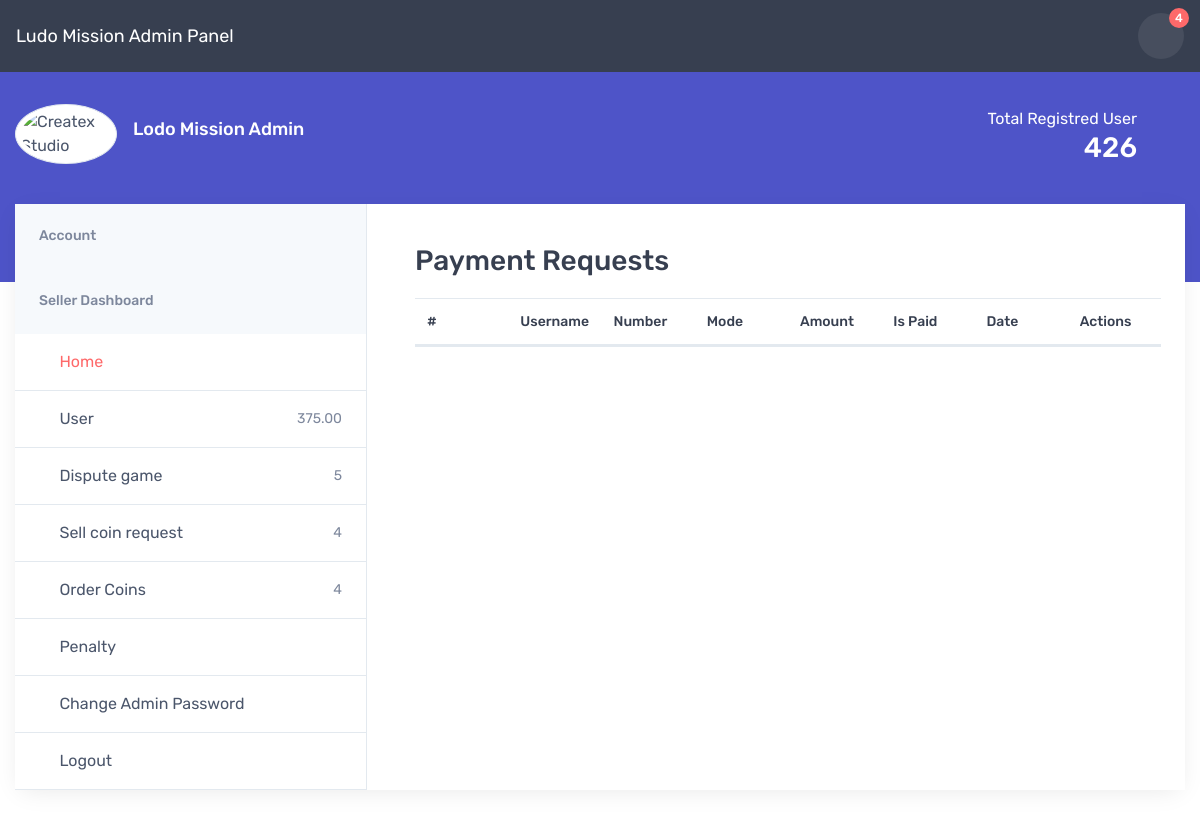
Page /paneladmin/sellcoinsrequest/ on the earlier database version.
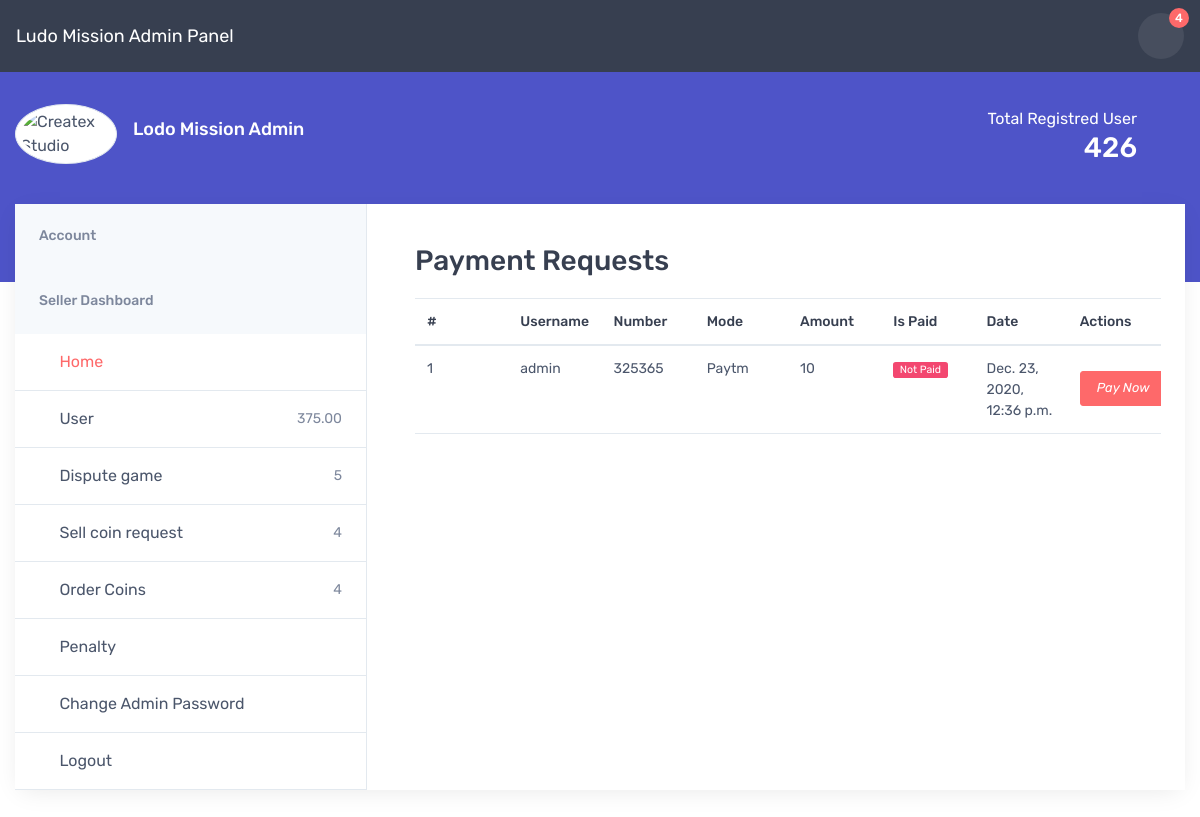
Same page on the later database version.
### transaction/models.py (models this page shows)
class SellCoins(models.Model):
    user = models.ForeignKey(User, related_name="SellCoins" , on_delete=models.CASCADE)
    amount = models.IntegerField(default=0)
    payment_mode = models.CharField(max_length=100 , default="Paytm")
    number = models.CharField(max_length=100)
    is_paid = models.BooleanField(default=False)
    trasaction_id = models.CharField(max_length=100)
    created_at = models.DateTimeField(auto_now=True)

### adminpanel/views.py (the view)
# urls.py: path('sellcoinsrequest/' , sellcoinsrequest , name="sellcoinsrequest"),
def sellcoinsrequest(request):
    objects = SellCoins.objects.all()
    paginator  = Paginator(objects, 2)
    page  = request.GET.get('page' , 1)
    try:
        page_obj = paginator.page(page)
    except PageNotAnInteger:
        page_obj = paginator.page(1)
    except EmptyPage:
        page_obj= paginator.page(paginator.num_pages)
    context = {'page_obj': page_obj}
    for p in page_obj:
        print(p)
    return render(request, 'admin_panel/sellcoinsrequests.html' , context)

### templates/admin_panel/sellcoinsrequests.html (shortened to what this page needs)
{% extends "admin_panel/base.html" %}
{% block start %}
<section class="col-lg-8 pt-lg-4 pb-4 mb-3">
  <div class="pt-2 px-4 pl-lg-0 pr-xl-5">
    <h2 class="h3 py-2 text-center text-sm-left">Payment Requests</h2>
    <div class="table-responsive">
      <table class="table table-fixed font-size-sm mb-0">
        <thead>
          <tr>
            <th>#</th>
            <th>Username</th>
            <th> Number</th>
            <th> Mode</th>
            <th>Amount</th>
            <th>Is Paid</th>
            <th>Date</th>
            <th>Actions</th>
          </tr>
        </thead>
        <tbody>
          {% for sell_coin in page_obj %}
          <tr>
            <td>{{forloop.counter}}</td>
            <td>{{sell_coin.user.username}}</td>
            <td>{{sell_coin.number}}</td>
            <td>{{sell_coin.payment_mode}}</td>
            <td>{{sell_coin.amount}}</td>
            <td> {% if sell_coin.is_paid %}
              <span class="badge badge-success m-0">Paid</span>
              {%  else %}
              <span class="badge badge-danger m-0">Not Paid</span>
              {% endif %}</td>
              <td>{{sell_coin.created_at}}</td>
            <td class="py-3 align-middle">
              <a class="nav-link-style mr-2" href="{%url 'paycoins'%}" data-toggle="tooltip"
                title="Paynow"><i class="btn btn-primary btn-sm">Pay Now</i></td>
          </tr>
          {% endfor %}
        </tbody>
      </table>
    </div>
    <hr class="mb-grid-gutter">
  </div>
</section>
</div>
</div>
</div>
{% endblock %}

Differences in the rows shown:
added SellCoins: user.username "admin", number "325365", payment_mode "Paytm", amount "10", is_paid "Not Paid", created_at "Dec. 23, 2020, 12:36 p.m."
